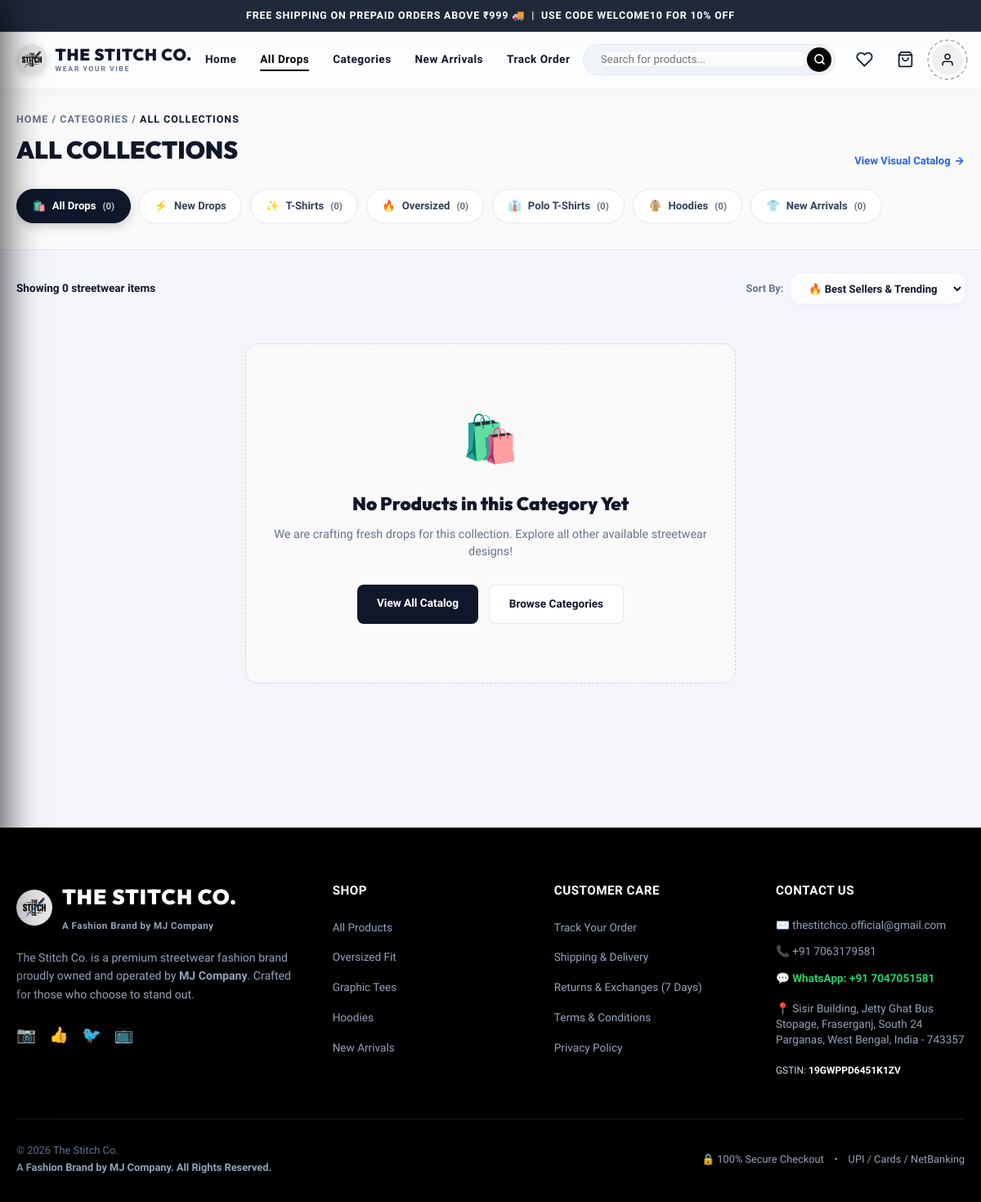
The page /shop.php on the database its author committed.
### tables this page shows
CREATE TABLE IF NOT EXISTS `categories` (
    `id` INT AUTO_INCREMENT PRIMARY KEY,
    `cat_key` VARCHAR(50) NOT NULL UNIQUE,
    `cat_name` VARCHAR(100) NOT NULL,
    `description` TEXT DEFAULT NULL,
    `image` VARCHAR(255) DEFAULT NULL,
    `icon` VARCHAR(50) DEFAULT 'tag',
    `is_active` TINYINT(1) DEFAULT 1,
    `display_order` INT DEFAULT 0,
    `created_at` TIMESTAMP DEFAULT CURRENT_TIMESTAMP
);

### includes/functions.php (called while the page is built, shortened)
<?php
function e(?string $string): string {
    return htmlspecialchars($string ?? '', ENT_QUOTES, 'UTF-8');
}

### shop.php (the view, shortened to what this page needs)
<?php
require_once __DIR__ . '/includes/functions.php';
$db = get_db();
$selectedCat = trim($_GET['cat'] ?? '');
$searchQuery = trim($_GET['q'] ?? '');
$sort = trim($_GET['sort'] ?? 'popular');
$categoriesList = $db->query("
    SELECT c.*, COUNT(p.id) as count
    FROM categories c
    LEFT JOIN products p ON (c.cat_key = p.category AND p.is_active = 1)
    WHERE c.is_active = 1
    GROUP BY c.id
    ORDER BY c.display_order ASC, c.id ASC
")->fetchAll();
$totalProductsCount = (int)$db->query("SELECT COUNT(*) FROM products WHERE is_active = 1")->fetchColumn();
$sql = "SELECT * FROM products WHERE is_active = 1";
$params = [];
switch ($sort) {
    case 'popular':
    default:
        $sql .= " ORDER BY is_best_seller DESC, is_hero DESC, id DESC";
        break;
}
$stmt = $db->prepare($sql);
$stmt->execute($params);
$products = $stmt->fetchAll();
$currentCatInfo = null;
$categoryDisplayName = $currentCatInfo ? $currentCatInfo['cat_name'] : (!empty($selectedCat) ? ucfirst(str_replace('_', ' ', $selectedCat)) : 'All Collections');
require_once __DIR__ . '/includes/header.php';
?>
<div class="shop-header-banner">
    <div class="container">
        <div style="display: flex; justify-content: space-between; align-items: flex-end; flex-wrap: wrap; gap: 1rem; margin-bottom: 1rem;">
            <div>
                <div style="font-size: 0.78rem; font-weight: 800; color: #64748B; letter-spacing: 1px; text-transform: uppercase; margin-bottom: 0.2rem;">
                    <a href="index.php" style="color: #64748B; text-decoration: none;">HOME</a> / <a href="categories.php" style="color: #64748B; text-decoration: none;">CATEGORIES</a> / <span style="color: #0F172A;"><?= e(strtoupper($categoryDisplayName)) ?></span>
                </div>
                <h1 style="font-family: var(--font-heading); font-size: 1.85rem; font-weight: 900; color: #0F172A; margin: 0; text-transform: uppercase;">
                    <?= e($categoryDisplayName) ?>
                </h1>
            </div>
            <a href="categories.php" style="font-size: 0.82rem; font-weight: 800; color: #2563EB; text-decoration: none; display: flex; align-items: center; gap: 0.3rem;">
                <span>View Visual Catalog</span> &rarr;
            </a>
        </div>
        <div class="category-filter-rail">
            <a href="shop.php<?= !empty($searchQuery) ? '?q=' . urlencode($searchQuery) : '' ?>" class="cat-pill-btn <?= empty($selectedCat) ? 'active' : '' ?>">
                <span>🛍️</span>
                <span>All Drops</span>
                <span class="cat-pill-count">(<?= $totalProductsCount ?>)</span>
            </a>
            <a href="shop.php?cat=new_arrivals" class="cat-pill-btn <?= $selectedCat === 'new_arrivals' ? 'active' : '' ?>">
                <span>⚡</span>
                <span>New Drops</span>
            </a>
            <?php foreach ($categoriesList as $catItem):
                $isActiveCat = ($selectedCat === $catItem['cat_key']);
                $iconEmoji = '👕';
                if ($catItem['cat_key'] === 'oversized') $iconEmoji = '🔥';
                elseif ($catItem['cat_key'] === 'polo') $iconEmoji = '👔';
                elseif ($catItem['cat_key'] === 'hoodies') $iconEmoji = '🧥';
                elseif ($catItem['cat_key'] === 'tshirts') $iconEmoji = '✨';
            ?>
                <a href="shop.php?cat=<?= e($catItem['cat_key']) ?>" class="cat-pill-btn <?= $isActiveCat ? 'active' : '' ?>">
                    <span><?= $iconEmoji ?></span>
                    <span><?= e($catItem['cat_name']) ?></span>
                    <span class="cat-pill-count">(<?= $catItem['count'] ?>)</span>
                </a>
            <?php endforeach; ?>
        </div>
    </div>
</div>
<div class="container" style="padding-bottom: 5rem;">
    <div class="shop-controls-bar">
        <div style="display: flex; align-items: center; gap: 0.8rem; flex-wrap: wrap;">
            <span style="font-size: 0.85rem; font-weight: 800; color: #0F172A;">
                Showing <?= count($products) ?> streetwear items
            </span>
        </div>
        <div style="display: flex; align-items: center; gap: 0.6rem;">
            <label style="font-size: 0.8rem; font-weight: 700; color: #64748B;">Sort By:</label>
            <form action="shop.php" method="GET" id="sort-form" style="margin: 0;">
                <select name="sort" class="sort-select-box" onchange="document.getElementById('sort-form').submit()">
                    <option value="popular" <?= $sort === 'popular' ? 'selected' : '' ?>>🔥 Best Sellers & Trending</option>
                </select>
            </form>
        </div>
    </div>
    <div>
        <?php if (count($products) === 0): ?>
            <div style="text-align: center; padding: 4.5rem 1.5rem; background: #FAFAFA; border-radius: 16px; border: 1.5px dashed #CBD5E1; max-width: 600px; margin: 2rem auto;">
                <div style="font-size: 3.5rem; margin-bottom: 1rem;">🛍️</div>
                <h3 style="font-family: var(--font-heading); font-size: 1.4rem; font-weight: 900; margin-bottom: 0.5rem; color: #0F172A;">No Products in this Category Yet</h3>
                <p style="color: #64748B; font-size: 0.9rem; margin-bottom: 1.8rem; line-height: 1.5;">We are crafting fresh drops for this collection. Explore all other available streetwear designs!</p>
                <div style="display: flex; gap: 0.8rem; justify-content: center; flex-wrap: wrap;">
                    <a href="shop.php" style="padding: 0.75rem 1.5rem; background: #0F172A; color: #fff; border-radius: 8px; font-weight: 800; font-size: 0.85rem; text-decoration: none;">View All Catalog</a>
                    <a href="categories.php" style="padding: 0.75rem 1.5rem; background: #FFFFFF; color: #0F172A; border: 1.5px solid #E2E8F0; border-radius: 8px; font-weight: 800; font-size: 0.85rem; text-decoration: none;">Browse Categories</a>
                </div>
            </div>
        <?php endif; ?>
    </div>
</div>
<?php require_once __DIR__ . '/includes/footer.php'; ?>

### assets/css/festive-themes.css (style rules this page uses)
body[data-theme="default"], body:not([data-theme]) { --theme-primary: #0F172A; --theme-secondary: #1E3A8A; --theme-accent: #2563EB; --theme-bg: #F4F6FB; --theme-surface: rgba(255, 255, 255, 0.82); --theme-glass-border: rgba(255, 255, 255, 0.85); --theme-glass-shadow: 0 16px 36px -10px rgba(0,0,0,0.07), 0 0 0 1px rgba(255,255,255,0.9) inset; --theme-badge-bg: #0F172A; --theme-badge-text: #FFFFFF; --theme-hero-glow: rgba(37, 99, 235, 0.15); --theme-accent-rgb: 37, 99, 235; }

### shop.php (style rules this page uses)
.shop-header-banner { background: #FAFAFA; border-bottom: 1.5px solid #E2E8F0; padding: 1.8rem 0 1.2rem; margin-bottom: 1.8rem; }
.category-filter-rail { display: flex; gap: 0.6rem; overflow-x: auto; padding: 0.5rem 0 0.8rem; -webkit-overflow-scrolling: touch; scrollbar-width: none; }
.cat-pill-btn { display: inline-flex; align-items: center; gap: 0.5rem; padding: 0.6rem 1.15rem; border-radius: 30px; font-size: 0.82rem; font-weight: 800; text-decoration: none; white-space: nowrap; border: 1.5px solid #E2E8F0; background: #FFFFFF; color: #334155; transition: all 0.2s cubic-bezier(0.16, 1, 0.3, 1); box-shadow: 0 1px 3px rgba(0,0,0,0.02); }
.cat-pill-btn.active { background: #0F172A; color: #FFFFFF; border-color: #0F172A; box-shadow: 0 4px 12px rgba(15, 23, 42, 0.2); }
.cat-pill-count { font-size: 0.72rem; opacity: 0.75; font-weight: 700; }
.shop-controls-bar { display: flex; justify-content: space-between; align-items: center; flex-wrap: wrap; gap: 1rem; margin-bottom: 1.5rem; padding-bottom: 1rem; border-bottom: 1px solid #F1F5F9; }
.sort-select-box { padding: 0.55rem 1rem; border: 1.5px solid #E2E8F0; border-radius: 8px; background: #FFFFFF; font-size: 0.82rem; font-weight: 700; color: #334155; cursor: pointer; outline: none; }

### rows shown on the page
categories: cat_key "✨", cat_name "T-Shirts", count "0"
categories: cat_key "🔥", cat_name "Oversized", count "0"
categories: cat_key "👔", cat_name "Polo T-Shirts", count "0"
categories: cat_key "🧥", cat_name "Hoodies", count "0"
categories: iconEmoji "👕", cat_name "New Arrivals", count "0"

### other values the page prints
$announcementText "FREE SHIPPING ON PREPAID ORDERS ABOVE ₹999 🚚 | USE CODE WELCOME10 FOR 10% OFF"
$categoryDisplayName "ALL COLLECTIONS"
$totalProductsCount "0"
count($products) "0"
